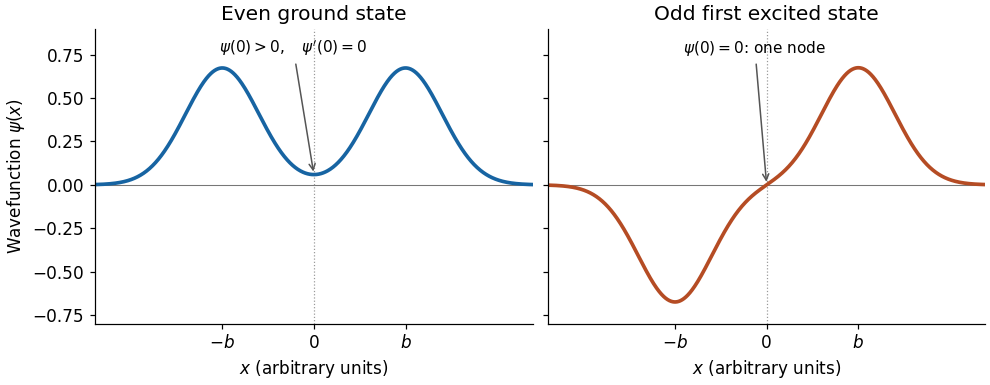

Generate this figure with Python:
"""Draw qualitative double-well parity states; write PNG in the working directory.

Tested with Python 3.14.4, NumPy 2.3.5, Matplotlib 3.10.7.
Dependencies are already listed in the wiki's root pyproject.toml.
The normalized Gaussian superpositions illustrate parity, not an exact potential.
"""
from pathlib import Path
import numpy as np
import matplotlib
matplotlib.use('Agg')
import matplotlib.pyplot as plt

x = np.linspace(-3.8, 3.8, 1201)
b, width = 1.55, 0.62
normalization = (np.pi * width**2)**(-0.25)
left = normalization * np.exp(-(x + b)**2 / (2 * width**2))
right = normalization * np.exp(-(x - b)**2 / (2 * width**2))
overlap = np.exp(-b**2 / width**2)
even = (left + right) / np.sqrt(2 * (1 + overlap))
odd = (right - left) / np.sqrt(2 * (1 - overlap))
assert np.max(np.abs(even - even[::-1])) < 1e-12
assert np.max(np.abs(odd + odd[::-1])) < 1e-12
assert abs(np.trapezoid(even**2, x) - 1) < 1e-6
assert abs(np.trapezoid(odd**2, x) - 1) < 1e-6
with plt.rc_context({'font.size': 11, 'axes.spines.top': False,
                     'axes.spines.right': False, 'figure.facecolor': 'white',
                     'axes.facecolor': 'white'}):
    fig, axes = plt.subplots(1, 2, figsize=(9, 3.5), sharey=True, layout='constrained')
    for ax, y, title, color in zip(axes, (even, odd),
            ('Even ground state', 'Odd first excited state'), ('#1764a2', '#b54c24')):
        ax.axhline(0, color='#777777', lw=0.7)
        ax.axvline(0, color='#999999', lw=0.8, ls=':')
        ax.plot(x, y, color=color, lw=2.4)
        ax.set(xlabel=r'$x$ (arbitrary units)', title=title, xlim=(-3.7, 3.7), ylim=(-0.8, 0.9))
        ax.set_xticks([-b, 0, b], [r'$-b$', '0', r'$b$'])
    axes[0].set_ylabel(r'Wavefunction $\psi(x)$')
    axes[0].annotate(r'$\psi(0)>0,\quad\psi^{\prime}(0)=0$', xy=(0, even[len(x)//2]),
                     xytext=(-0.35, 0.76), ha='center', fontsize=10,
                     arrowprops={'arrowstyle': '->', 'color': '#555555'})
    axes[1].annotate(r'$\psi(0)=0$: one node', xy=(0, 0), xytext=(-0.2, 0.76),
                     ha='center', fontsize=10,
                     arrowprops={'arrowstyle': '->', 'color': '#555555'})
    fig.savefig(Path.cwd() / '2023-parity-wavefunctions.png', dpi=110, facecolor='white')
    plt.close(fig)
